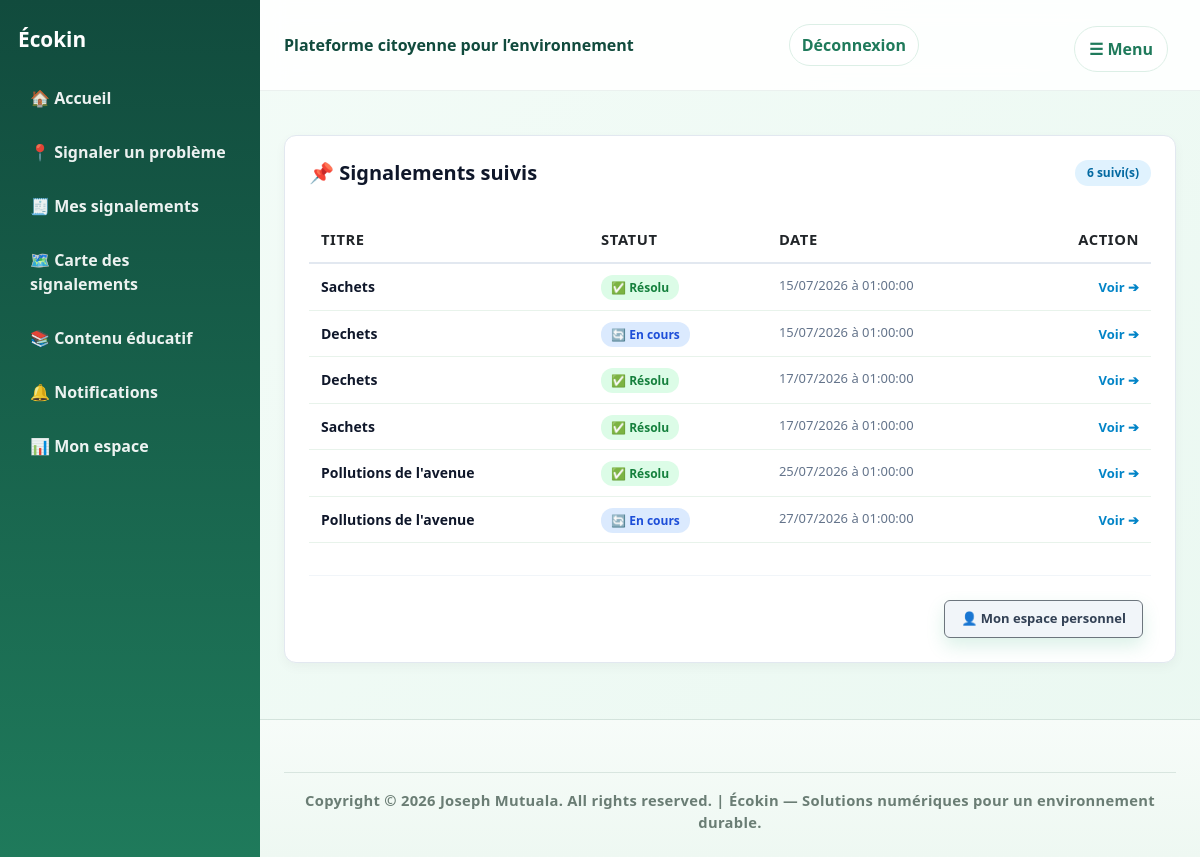
The page /signalements_suivis/ (signed in) on the database its author committed.
### signalements/models.py (models this page shows, shortened)
class Signalements(models.Model):
    STATUT_CHOICES = [
        ('en_attente', 'En attente'),
        ('en_cours', 'En cours'),
        ('resolu', 'Résolu'),
        ('rejete', 'Rejeté'),
    ]
    titre = models.CharField(max_length=200, help_text="Entrez le titre du signalement")
    description = models.TextField()
    photo = models.ImageField(upload_to = 'signalements/', blank=True, null=True)
    latitude = models.DecimalField(max_digits= 9, decimal_places= 6)
    longitude = models.DecimalField(max_digits= 9, decimal_places= 6)
    statut = models.CharField(max_length=20, choices=STATUT_CHOICES, default='en_attente')
    date_creation = models.DateTimeField(auto_now_add= True)
    analyse_ia = models.TextField(blank=True, null=True)
    utilisateur = models.ForeignKey(settings.AUTH_USER_MODEL, on_delete=models.CASCADE, related_name = 'signalements')

### dashboard/views.py (the view)
# urls.py: path('signalements_suivis/', views.signalements_suivis, name="suivis"),
@login_required
def signalements_suivis(request):
    signalements = Signalements.objects.exclude(statut="en_attente")
    contexte = {
        "signalements":signalements
    }
    return render(request, "dashboard/signalements_suivis.html", contexte)

### templates/dashboard/signalements_suivis.html (shortened to what this page needs)
{% extends 'base.html'%}
{% block content %}
<div class="card" style="margin-top: 20px; padding: 24px; background: #ffffff; border-radius: 12px; border: 1px solid #e2e8f0; box-shadow: 0 4px 12px rgba(0,0,0,0.04);">
    <div style="display: flex; justify-content: space-between; align-items: center; margin-bottom: 20px; flex-wrap: wrap; gap: 12px;">
        <h2 style="margin: 0; font-size: 20px; font-weight: 800; color: #0f172a; display: flex; align-items: center; gap: 8px;">
            📌 Signalements suivis
        </h2>
        {% if signalements %}
            <span class="pill" style="background: #e0f2fe; color: #0369a1; padding: 4px 12px; border-radius: 20px; font-size: 12px; font-weight: 600;">
                {{ signalements|length }} suivi(s)
            </span>
        {% endif %}
    </div>
    {% if signalements %}
        <div style="overflow-x: auto;">
            <table class="table" style="width: 100%; border-collapse: collapse; text-align: left; font-size: 14px;">
                <thead>
                    <tr style="border-bottom: 2px solid #e2e8f0; color: #475569;">
                        <th style="padding: 12px; font-weight: 700;">Titre</th>
                        <th style="padding: 12px; font-weight: 700;">Statut</th>
                        <th style="padding: 12px; font-weight: 700;">Date</th>
                        <th style="padding: 12px; text-align: right; font-weight: 700;">Action</th>
                    </tr>
                </thead>
                <tbody>
                    {% for signalement in signalements %}
                        <tr style="border-bottom: 1px solid #f1f5f9; transition: background 0.2s ease;">
                            <td style="padding: 12px; font-weight: 600; color: #0f172a;">
                                {{ signalement.titre }}
                            </td>
                            <td style="padding: 12px;">
                                {% if signalement.statut == 'en_attente' or signalement.etat == 'en_attente' %}
                                    <span style="background: #fef3c7; color: #b45309; padding: 4px 10px; border-radius: 12px; font-size: 12px; font-weight: 600;">
                                        ⏳ En attente
                                    </span>
                                {% elif signalement.statut == 'en_cours' or signalement.etat == 'en_cours' %}
                                    <span style="background: #dbeafe; color: #1d4ed8; padding: 4px 10px; border-radius: 12px; font-size: 12px; font-weight: 600;">
                                        🔄 En cours
                                    </span>
                                {% elif signalement.statut == 'resolu' or signalement.etat == 'resolu' %}
                                    <span style="background: #dcfce7; color: #15803d; padding: 4px 10px; border-radius: 12px; font-size: 12px; font-weight: 600;">
                                        ✅ Résolu
                                    </span>
                                {% elif signalement.statut == 'rejete' or signalement.etat == 'rejete' %}
                                    <span style="background: #fee2e2; color: #b91c1c; padding: 4px 10px; border-radius: 12px; font-size: 12px; font-weight: 600;">
                                        ❌ Rejeté
                                    </span>
                                {% else %}
                                    <span style="background: #f1f5f9; color: #475569; padding: 4px 10px; border-radius: 12px; font-size: 12px; font-weight: 600;">
                                        {{ signalement.get_statut_display|default:signalement.statut }}
                                    </span>
                                {% endif %}
                            </td>
                            <td style="padding: 12px; color: #64748b; font-size: 13px;">
                                {{ signalement.date_creation|date:"d/m/Y \à H:i:s" }}
                            </td>
                            <td style="padding: 12px; text-align: right;">
                                <a href="{% url 'detail_signalements' signalement.pk %}" class="btn-link" style="color: #0284c7; text-decoration: none; font-weight: 600; font-size: 13px; display: inline-flex; align-items: center; gap: 4px;">
                                    Voir ➔
                                </a>
                            </td>
                        </tr>
                    {% endfor %}
                </tbody>
            </table>
        </div>
        <div style="margin-top: 16px; padding-top: 16px; border-top: 1px solid #f1f5f9; text-align: right;">
            <a href="{% url 'aller_a_mon_espace' %}" class="btn btn-secondary" style="padding: 8px 16px; font-size: 13px; font-weight: 600; text-decoration: none; background: #f1f5f9; color: #334155; border-radius: 6px; display: inline-block;">
                👤 Mon espace personnel
            </a>
        </div>
    {% endif %}
</div>
{% endblock %}

### templates/base.html (style rules this page uses)
:root { --green-900: #114b3d; --green-700: #1f7a5b; --green-500: #36b37e; --green-100: #eaf8f1; --text: #163126; --muted: #5f786d; --card: #ffffff; --shadow: 0 16px 35px rgba(17, 75, 61, 0.12); }
* { box-sizing: border-box; }
body { margin: 0; font-family: "Segoe UI", Arial, sans-serif; color: var(--text); background: linear-gradient(135deg, #f4fcf8 0%, #eaf8f1 100%); }
a { text-decoration: none; color: inherit; }
.card { background: var(--card); border-radius: 18px; padding: 20px; box-shadow: var(--shadow); }
.btn { display: inline-block; padding: 10px 14px; border-radius: 999px; background: var(--green-500); color: white; font-weight: 700; margin-right: 8px; margin-top: 8px; transition: all 0.2s ease; box-shadow: 0 8px 18px rgba(54, 179, 126, 0.18); }
table { width: 100%; border-collapse: collapse; margin-top: 10px; }
th, td { padding: 12px; text-align: left; border-bottom: 1px solid #e8f3eb; }
th { color: var(--green-700); font-size: 0.92rem; text-transform: uppercase; letter-spacing: 0.04em; }
.pill { display: inline-flex; align-items: center; gap: 6px; padding: 6px 10px; background: var(--green-100); color: var(--green-700); border-radius: 999px; font-size: 0.9rem; font-weight: 700; }
.card { width: 100%; box-sizing: border-box; }

### rows shown on the page
Signalements: titre "Sachets", statut "✅ Résolu", date_creation "15/07/2026 à 01:00:00"
Signalements: titre "Dechets", statut "🔄 En cours", date_creation "15/07/2026 à 01:00:00"
Signalements: titre "Dechets", statut "✅ Résolu", date_creation "17/07/2026 à 01:00:00"
Signalements: titre "Sachets", statut "✅ Résolu", date_creation "17/07/2026 à 01:00:00"
Signalements: titre "Pollutions de l'avenue", statut "✅ Résolu", date_creation "25/07/2026 à 01:00:00"
Signalements: titre "Pollutions de l'avenue", statut "🔄 En cours", date_creation "27/07/2026 à 01:00:00"

### other values the page prints
{{ signalements|length }} "6"
